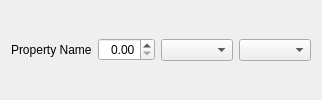
<?xml version="1.0" encoding="UTF-8"?>
<ui version="4.0">
 <class>Elpida::NumberInputView</class>
 <widget class="QWidget" name="Elpida::NumberInputView">
  <property name="windowTitle">
   <string>Form</string>
  </property>
  <layout class="QHBoxLayout" name="horizontalLayout">
   <item>
    <widget class="QLabel" name="lblPropertyName">
     <property name="text">
      <string>Property Name</string>
     </property>
    </widget>
   </item>
   <item>
    <widget class="QDoubleSpinBox" name="dsbNumber">
     <property name="sizePolicy">
      <sizepolicy hsizetype="Expanding" vsizetype="Fixed">
       <horstretch>0</horstretch>
       <verstretch>0</verstretch>
      </sizepolicy>
     </property>
     <property name="alignment">
      <set>Qt::AlignRight|Qt::AlignTrailing|Qt::AlignVCenter</set>
     </property>
    </widget>
   </item>
   <item>
    <widget class="QComboBox" name="cbUnitScale">
     <property name="insertPolicy">
      <enum>QComboBox::NoInsert</enum>
     </property>
    </widget>
   </item>
   <item>
    <widget class="QComboBox" name="cbStandard"/>
   </item>
  </layout>
 </widget>
 <resources/>
 <connections/>
</ui>
